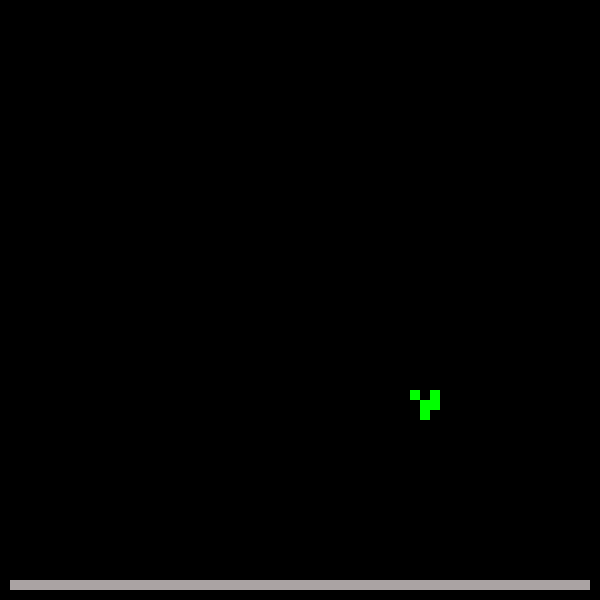
Frame 1 (no input)
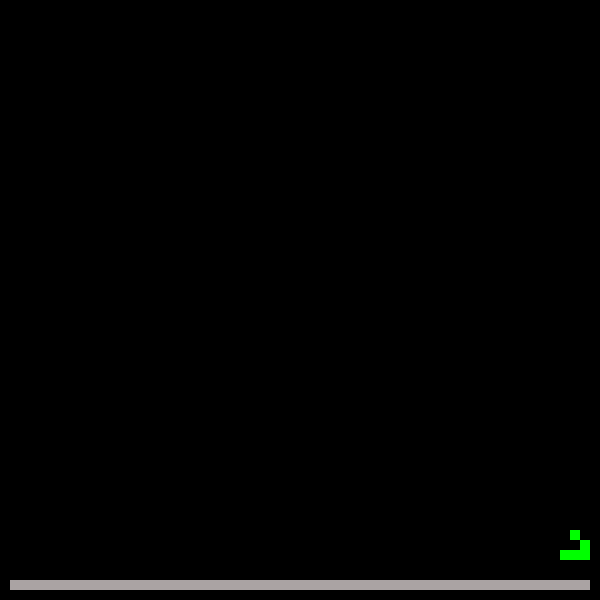
Frame 60 (no input)
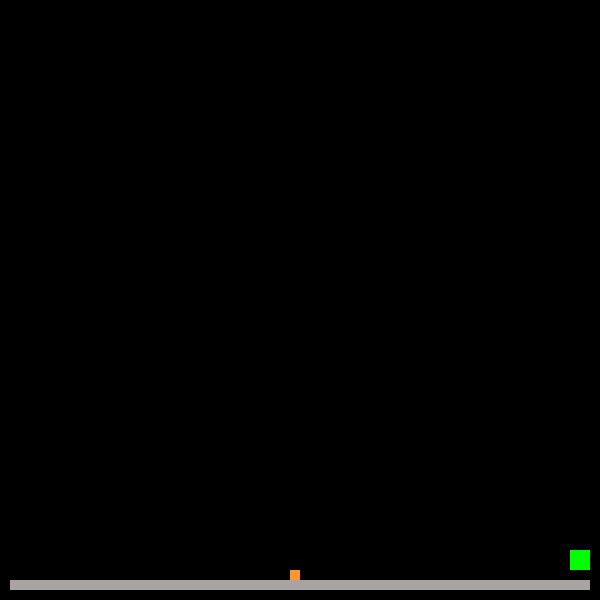
Frame 120 (the mouse pressed at the canvas centre since frame 60)

The p5.js sketch that drew these frames (run headless with seeded random() and noise() and a simulated clock; from frame 60 on, the mouse is pressed at the canvas centre):

// p5.js sketch
// ── sketch.js

let grid;
let nextGrid;  // needs to be global for checking in other functions
let cols;
let rows;
let  sz;

let LIFE = 1;
let SAND = 2;
let EMPTY = 0;
let WATER =3; // this way water makes life 
let ROCK =4;
let sel;

function setup() {
  createCanvas(600, 600);
  sz = 10;
  cols = floor(width/sz)
  rows = floor(height/sz)
  noStroke();
  grid = twoDarr(rows,cols,0);
   
  // selector
  sel = createSelect();
  sel.option('sand');
  sel.option('water');
  sel.option('rock');
  sel.option('life');
  sel.option('destroy')
  
  for(let i =0; i<cols;i++){
    grid[rows-2][i] = 4;  // rock on the bottom
  }
  makeglide();   /// put a glider
  showGrid();
   
}

function draw() {
  
  updateGrid();
  showGrid();
  

}

function mousePressed() {
    // go on mouse clicks only in canvas
    //https://github.com/processing/p5.js/issues/1437 
    if (mouseX <= width && mouseX >= 0 && mouseY <= height && mouseY >= 0){

         mouseDragged();
    }
}




function mouseDragged() {
  let mpx = map(mouseX, 0, width, 0, cols-1);
  let mpy = map(mouseY, 0, height, 0, rows-1);

  mpx = ((mpx+cols)%cols); // makes it on a torus

  mpy =((mpy+rows)%rows);
  
  if (sel.value() === 'water') {
      grid[int(mpy)][int(mpx)] = 3;
    } else if (sel.value() === 'sand') {
      grid[int(mpy)][int(mpx)] = 2;
    } else if (sel.value() === 'destroy') {
      grid[int(mpy)][int(mpx)] = 0;
    } else if (sel.value() === 'rock') {
      grid[int(mpy)][int(mpx)] = 4;
    } else if (sel.value() === 'life') {
      grid[int(mpy)][int(mpx)] = 1;
    }
  
  
   
}


function updateGrid(){
  // check each cell of grid and update to next grid according to the rules
  //
  nextGrid = twoDarr(rows,cols,0);
  for (let j =1; j <rows-1; j++) {   // scroll through from top seems to work better skip the edges
    for (let i =1; i < cols-1; i++) {

      /// sand
      if ( grid[j][i] == 2) {
        sandCase(i, j);   // follows the rules for sand and updates nextGrid
        // water
      } else if ( grid[j][i] == 3) {
        waterCase(i, j);
        //
      } else if ( grid[j][i] == 4) {
        rockCase(i, j);
      }else if ( grid[j][i] == 1 || grid[j][i]== 0) {  /// life must check empty cells too
        lifeCase(i, j);
      }
    }
  }
  //grid = nextGrid.map(inner => inner.slice())
  for (let j =0;j<rows;j++){
    for (let i =0; i<cols;i++){
      grid[j][i]= nextGrid[j][i]
    }
  }
}


// ****** sand rules  *****
function  sandCase(i,j) {      // in x y order
  // booleans 
  let down  = isEmpty(i, j + 1); 
  let downW  = isWater(i, j+1);
  let left  = isEmpty(i - 1, j + 1);
  let right = isEmpty(i + 1, j + 1);

  // add random ness if both left and right are true
  if (left && right) {
    let rand = random(1) > 0.5;
    left  = rand ? true  : false;
    right = rand ? false : true;
  }

  // set to nextGrid array

  if (down)  setCell(i, j + 1, 2);
  else if (downW) setCell(i, j+1, 2);    //setCell(i,j,2);   // switch places but adds water
  else if (left)  setCell(i - 1, j + 1, 2);
  else if (right) setCell(i + 1, j + 1, 2);
  else setCell(i, j, 2); // still need to add to the new array

}

// **** water rules **** in "no change" case must also check for sand

function waterCase(i,j){
  //booleans
  let down  = isEmpty(i, j + 1);
  let left  = isEmpty(i - 1, j);
  let right = isEmpty(i + 1, j);

  let isSand = (nextGrid[j][i] == 2);

  // add random ness if both left and right are true
  if (left && right) {
    let rand = random(1) > 0.5;
    left  = rand ? true  : false;
    right = rand ? false : true;
  }

  // set to nextGrid array

  if (down)  setCell(i, j + 1, 3);
  else if (left)  setCell(i - 1, j, 3);
  else if (right) setCell(i + 1, j, 3);
  else if (!isSand) setCell(i, j, 3); // only set to water if next gen is not something that floats ie sand
  // this is it
  
  
  
}

/// *** rock case super simple

function rockCase(i,j){
  setCell(i,j,4);
  
}


/// dont need an empty case


/// ***************life case****************

function lifeCase(i,  j){
  
 let neigh = grid[j-1][i-1] + grid[j-1][i] +grid[j-1][i+1] +grid[j][i-1] +grid[j][i+1] +grid[j+1][i-1] +grid[j+1][i] +grid[j+1][i+1] ;

     
     if (grid[j][i] == 1 && neigh == 2 || grid[j][i] == 1 && neigh ==3 ) {     // keeps living
        nextGrid[j][i] = 1;
      } else if (grid[j][i] == 0 && neigh == 3) {    // comes to life
        nextGrid[j][i] = 1;
      } else if( grid[j][i] == 1 && neigh>3){
        nextGrid[j][i] = 0;  // else zero
      } 
 
  
}



  
// *********** checking logic *******
  
function inBounds(x, y) {
  return x >= 1    && y >= 0 && x < cols-1 && y < rows-1;  // rows not height
}

function isEmpty( x,  y) {
  return (inBounds(x, y) && grid[y][x] == 0) && (inBounds(x, y) && nextGrid[y][x] ==0) ; // check in current grid and next empty in both
}


function isWater(x, y) {
  return grid[y][x] == 3 || nextGrid[y][x] == 3; // check in current grid and next in current grid or next either
}


// **** set cell and element *******
function setCell(x, y, element) {
  // set the cell in the array 0 is empty element  is sand set to 2
  // but can be changed to 3 water, 4 rock;

  nextGrid[y][x] = element;  // set in next grid
}
  
  
  //*** display the grid*****


function showGrid(){
  for (let j =0; j < rows; j++) {
    for (let i =0; i < cols; i++) {
      // set color
      if (grid[j][i]==2) {
        fill(255, 150, 50);  // sand
      } else if (grid[j][i] == 3) {
        fill(10, 140, 250); // water
      } else if (grid[j][i] == 4) {
        fill(170, 163, 163); // rock
      } else if (grid[j][i] == 1) {
        fill(0, 255, 0); // rock
      } 
      else {
        fill(0);  // empty
      }

      rect(i*sz, j*sz, sz, sz); // whoops!! this is standard x, y
    }
  }
  
  
  
}




/// make two dim arrays

function twoDarr(rows,cols,data){
  // function returns an array  rows by columns
  let myarr =[];
  for(let j =0; j<rows;j++){
    myarr[j] = [];
   for(let i=0; i<cols;i++){
     myarr[j][i] = data;
   }
  }
  return myarr;
  
}

//sandpiles= nextpiles.map(inner => inner.slice()) // https://stackoverflow.com/questions/45949241/why-cant-i-make-a-copy-of-this-2d-array-in-js-how-can-i-make-a-copy
// opted not to use this and two for loops to copy instead!!!

function makeglide() {

  // glider
  grid[38][42] =1;
  grid[39][43] =1;
  grid[40][41] =1;
  grid[40][42]=1;
  grid[40][43]=1;
}
